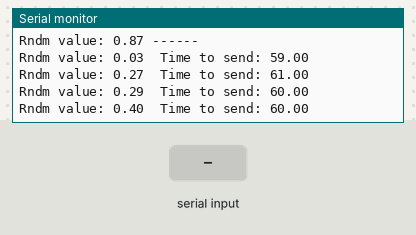
The sketch below on a simulated Arduino Uno, built with avr-gcc and run on an emulated ATmega328P. Parts: the last lines printed to the serial monitor. The inputs (shaded band) are chosen by the test bench. Random numbers use the default seed unless the sketch sets one; no radio packets arrive unless stated.

Above: at 1.2 s.
1.3 s: "1" received over Serial
At 1.39 s:
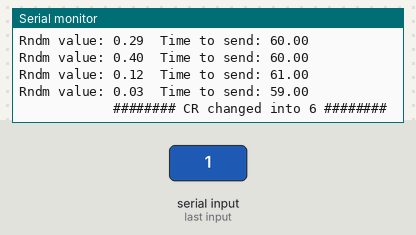
4.3 s: "0" received over Serial
At 4.88 s:
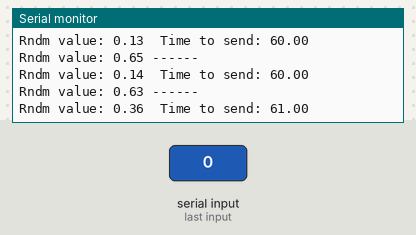
7.3 s: "2" received over Serial
16.3 s: "1" received over Serial
At 16.38 s:
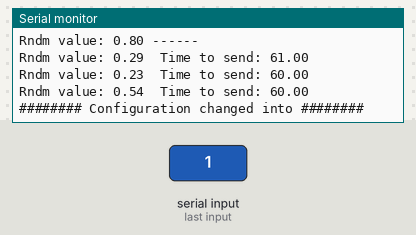
Timing chart, 0 to 19.3 s (numbered marks = the images above; inputs shaded):
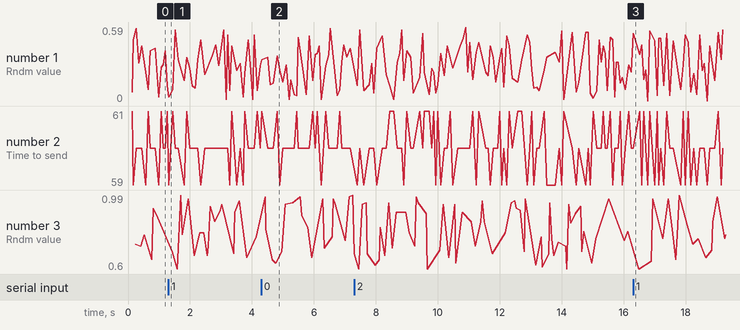

The sketch:

dragino_sketch.ino
```cpp
#include <LoRa.h>

float PR_TRANSMIT = 0.6;

bool GO = 1;

struct payload {
  byte cr_t = 0;           //1
  uint32_t id = 0;         //4
  byte void_6 = 0;         //1
  byte void_7 = 0;         //1
  byte void_8 = 0;         //1
  byte void_9 = 0;         //1
  byte void_10 = 0;        //1
  byte void_11 = 0;        //1
  byte void_12 = 0;        //1
  byte void_13 = 0;        //1
  byte void_14 = 0;        //1
  byte void_15 = 0;        //1
  byte void_16 = 0;        //1
};

// CONFIGURATION PARAMETERS
int CONFIG = 3;
int       sf[] = {12,     11,     10,     9,      8,      7,      7};
long int  bw[] = {125000, 125000, 125000, 125000, 125000, 125000, 250000};
int CR = 0;
int cr[4] = {5, 6, 7, 8};

// TIME VARIABLES
float rate = 0;
float sys_end;
float start_pkt;
float end_pkt;
float tr_pkt = 300; // just to initialize

void setup()
{
  Serial.begin(9600);
  while (!Serial);

  if (!LoRa.begin(868000000)) {
    Serial.println("Starting LoRa failed!");
    while (1);
  }

  change_config();

  // Parameters always fixed:
  LoRa.setPreambleLength(8);
  LoRa.setTxPower(14);
  LoRa.setSyncWord(0x39);
  LoRa.disableCrc();
}

void loop()
{
  while (Serial.available() < 1) {
    if (GO) {
      operate();                 // Press Enter to change configuration
    }
  }
  while (Serial.available() > 0) {
    Serial.read();
  }
  check_state();
}

void check_state()
{
  if ((CONFIG == 7) && (CR == 4)) {
    sys_end = millis();
    Serial.println("########## Number of configurations exceeded ##########");
    Serial.println("\tSystem duration: " + (String)sys_end);
    Serial.println("\tTransmission time: " + (String)rate);

    rate = rate / sys_end;
    Serial.println("\tRate: " + (String)rate);
    while (true) {}
  }
  else {
    if (CR == 4) {
      CR = 0;
      change_config();
    }
    else {
      change_cr();
    }
  }
}

void change_config()
{
  LoRa.setSpreadingFactor(sf[CONFIG]);
  LoRa.setSignalBandwidth(bw[CONFIG]);
  LoRa.setCodingRate4(cr[CR]);

  Serial.println("\n\n######## Configuration changed into ########");
  Serial.println("\tSF " + (String)sf[CONFIG]);
  Serial.println("\tBW " + (String)bw[CONFIG]);
  Serial.println("\t\t\t\t\t\t######## CR changed into " + (String)cr[CR] + " ########");

  CONFIG = CONFIG + 1;
  CR = CR + 1;
}

void change_cr()
{
  LoRa.setCodingRate4(cr[CR]);
  Serial.println("\t\t\t\t\t\t######## CR changed into " + (String)cr[CR] + " ########");

  CR = CR + 1;
}

void operate()
{
  float RND = random(0, 100) / 100.0;
  Serial.print("Rndm value: " + (String)RND);

  if (RND < PR_TRANSMIT) {

    payload pay;

    //////////////////////////////////////////////////
    start_pkt = millis();
    if (!LoRa.beginPacket()) {
      Serial.println("Radio is busy or on failure");
      return;
    }
    //for (int i=0; i<16; i++) {
    //LoRa.write((const uint8_t*)&pkt, 16);
    //}
    LoRa.write((const uint8_t*)&pay, sizeof(pay));
    LoRa.endPacket(false);
    end_pkt = millis();
    //////////////////////////////////////////////////

    tr_pkt = end_pkt - start_pkt;
    Serial.println("\tTime to send: " + (String)tr_pkt);
    rate = rate + tr_pkt;
  }
  else {
    Serial.println(" ------");
    delay(tr_pkt);
  }
}
```

Measured:
- after the input at 1.3 s, the serial monitor: prints a new line after 0.08 s (image 1)
- after the input at 4.3 s, the serial monitor: prints a new line after 0.08 s (image 2)
